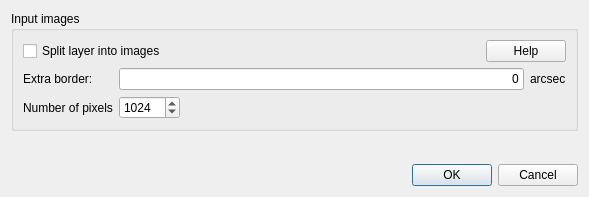
<?xml version="1.0" encoding="UTF-8"?>
<ui version="4.0">
 <class>ImageRegionSettingsDialog</class>
 <widget class="QDialog" name="ImageRegionSettingsDialog">
  <property name="geometry">
   <rect>
    <x>0</x>
    <y>0</y>
    <width>589</width>
    <height>197</height>
   </rect>
  </property>
  <property name="windowTitle">
   <string>Image region options</string>
  </property>
  <layout class="QVBoxLayout" name="verticalLayout">
   <item>
    <widget class="QGroupBox" name="groupBox_2">
     <property name="title">
      <string>Input images</string>
     </property>
     <layout class="QGridLayout" name="gridLayout_4">
      <item row="0" column="0">
       <layout class="QHBoxLayout" name="horizontalLayout_2">
        <item>
         <widget class="QCheckBox" name="m_splitCheckBox">
          <property name="text">
           <string>Split layer into images</string>
          </property>
         </widget>
        </item>
        <item>
         <spacer name="horizontalSpacer_2">
          <property name="orientation">
           <enum>Qt::Horizontal</enum>
          </property>
          <property name="sizeHint" stdset="0">
           <size>
            <width>40</width>
            <height>20</height>
           </size>
          </property>
         </spacer>
        </item>
        <item>
         <widget class="QPushButton" name="m_inputHelpButton">
          <property name="text">
           <string>Help</string>
          </property>
         </widget>
        </item>
       </layout>
      </item>
      <item row="1" column="0">
       <layout class="QGridLayout" name="gridLayout_3">
        <item row="0" column="0">
         <widget class="QLabel" name="label_4">
          <property name="text">
           <string>Extra border:</string>
          </property>
         </widget>
        </item>
        <item row="0" column="1">
         <layout class="QHBoxLayout" name="horizontalLayout">
          <item>
           <widget class="DoubleLineEdit" name="m_extraBorderEdit">
            <property name="text">
             <string>0</string>
            </property>
            <property name="alignment">
             <set>Qt::AlignRight|Qt::AlignTrailing|Qt::AlignVCenter</set>
            </property>
           </widget>
          </item>
          <item>
           <widget class="QLabel" name="label_5">
            <property name="text">
             <string>arcsec</string>
            </property>
           </widget>
          </item>
         </layout>
        </item>
        <item row="1" column="0">
         <widget class="QLabel" name="label_6">
          <property name="text">
           <string>Number of pixels</string>
          </property>
         </widget>
        </item>
        <item row="1" column="1">
         <layout class="QHBoxLayout" name="horizontalLayout_3">
          <item>
           <widget class="QSpinBox" name="m_imgPixels">
            <property name="minimum">
             <number>16</number>
            </property>
            <property name="maximum">
             <number>65535</number>
            </property>
            <property name="value">
             <number>1024</number>
            </property>
           </widget>
          </item>
          <item>
           <spacer name="horizontalSpacer_3">
            <property name="orientation">
             <enum>Qt::Horizontal</enum>
            </property>
            <property name="sizeHint" stdset="0">
             <size>
              <width>40</width>
              <height>20</height>
             </size>
            </property>
           </spacer>
          </item>
         </layout>
        </item>
       </layout>
      </item>
     </layout>
    </widget>
   </item>
   <item>
    <spacer name="verticalSpacer">
     <property name="orientation">
      <enum>Qt::Vertical</enum>
     </property>
     <property name="sizeHint" stdset="0">
      <size>
       <width>20</width>
       <height>22</height>
      </size>
     </property>
    </spacer>
   </item>
   <item>
    <layout class="QHBoxLayout" name="horizontalLayout_10">
     <item>
      <spacer name="horizontalSpacer_9">
       <property name="orientation">
        <enum>Qt::Horizontal</enum>
       </property>
       <property name="sizeHint" stdset="0">
        <size>
         <width>40</width>
         <height>20</height>
        </size>
       </property>
      </spacer>
     </item>
     <item>
      <widget class="QDialogButtonBox" name="buttonBox">
       <property name="orientation">
        <enum>Qt::Horizontal</enum>
       </property>
       <property name="standardButtons">
        <set>QDialogButtonBox::Cancel|QDialogButtonBox::Ok</set>
       </property>
      </widget>
     </item>
    </layout>
   </item>
  </layout>
 </widget>
 <customwidgets>
  <customwidget>
   <class>DoubleLineEdit</class>
   <extends>QLineEdit</extends>
   <header>doublelineedit.h</header>
  </customwidget>
 </customwidgets>
 <resources/>
 <connections>
  <connection>
   <sender>buttonBox</sender>
   <signal>accepted()</signal>
   <receiver>ImageRegionSettingsDialog</receiver>
   <slot>accept()</slot>
   <hints>
    <hint type="sourcelabel">
     <x>248</x>
     <y>254</y>
    </hint>
    <hint type="destinationlabel">
     <x>157</x>
     <y>274</y>
    </hint>
   </hints>
  </connection>
  <connection>
   <sender>buttonBox</sender>
   <signal>rejected()</signal>
   <receiver>ImageRegionSettingsDialog</receiver>
   <slot>reject()</slot>
   <hints>
    <hint type="sourcelabel">
     <x>316</x>
     <y>260</y>
    </hint>
    <hint type="destinationlabel">
     <x>286</x>
     <y>274</y>
    </hint>
   </hints>
  </connection>
 </connections>
</ui>
